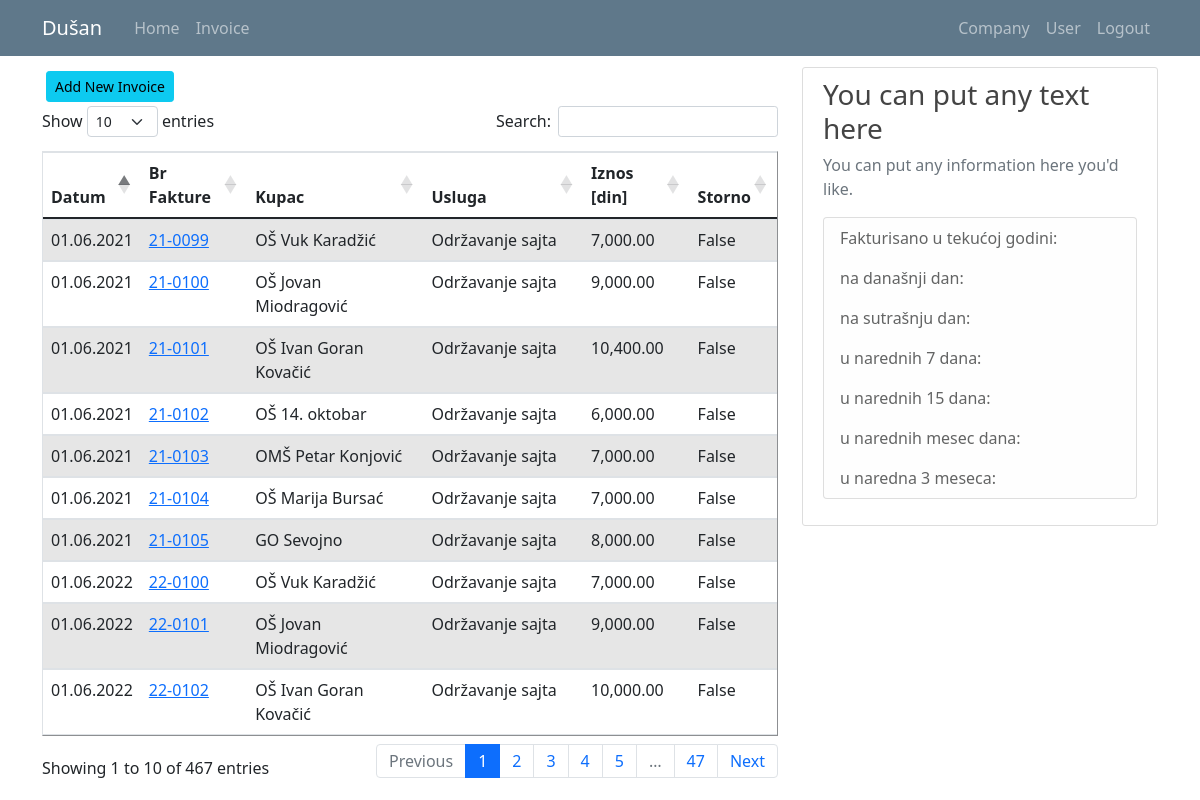
Screenshot of /invoice_list (signed in) with the database file from the repository.
### kpo/models.py (models this page shows, shortened)
class User(db.Model, UserMixin):
    id = db.Column(db.Integer, primary_key=True)
    email = db.Column(db.String(120), unique=True, nullable=False)
    password = db.Column(db.String(60), nullable = False)
    name = db.Column(db.String(20), unique=False, nullable=False)
    surname = db.Column(db.String(20), unique=False, nullable=False)
    workplace = db.Column(db.String(20), unique=False, nullable=False)
    authorization = db.Column(db.String(20), nullable = False) # ovde treba da budu tipovi korisnika: S_admin, C_admin, C_user
    gender = db.Column(db.String(1)) #(0, "srednji"), (1, "muški"), (2, "ženski")
    company_id = db.Column(db.Integer, db.ForeignKey('company.id'), nullable=True)
    invoices = db.relationship('Invoice', backref='invoice_user', lazy=True)

class Invoice(db.Model):
    id = db.Column(db.Integer, primary_key=True)
    date = db.Column(db.DateTime, nullable=False)
    invoice_number = db.Column(db.String(7), nullable=False)
    customer = db.Column(db.String(70), nullable=False)
    service = db.Column(db.String(70), nullable=True) #usluga
    amount = db.Column(db.Integer, nullable=False)
    company_id = db.Column(db.Integer, db.ForeignKey('company.id'), nullable=True)
    user_id = db.Column(db.Integer, db.ForeignKey('user.id'), nullable=True)
    cancelled = db.Column(db.Boolean(), default=False, nullable=False)

### kpo/invoices/routes.py (the view)
@invoices.route("/invoice_list")
def invoice_list():
    if not current_user.is_authenticated:
        flash('You have to be logged in to access this page', 'danger')
        return redirect(url_for('users.login'))
    elif current_user.authorization != 's_admin' and current_user.authorization != 'c_admin':
        abort(403)
    invoices = Invoice.query.all()
    return render_template('invoice_list.html', title='Invoices', invoices=invoices)

### kpo/models.py (called while the page is built)
@login_manager.user_loader
def load_user(user_id):
    return User.query.get(int(user_id))

### kpo/templates/invoice_list.html (shortened to what this page needs)
{% extends "layout.html" %}
{% block content %}
{% if current_user.authorization != 'c_user' %}
  <a class="btn btn-info btn-sm m-1" href="{{ url_for('invoices.register_i') }}">Add New Invoice</a>
{% endif %}
<table id="data" border="1" class="table table-striped">
  {% if current_user.authorization == 's_admin' %}
    <thead>
      <tr>
        <th>Datum</th>
        <th>Br Fakture</th>
        <th>Kupac</th>
        <th>Usluga</th>
        <th>Iznos [din]</th>
        <th>Kompanija</th>
        <th>Korinik</th>
        <th>Storno</th>
      </tr>
    </thead>
    <tbody>
      {% for invoice in invoices %}
        <tr>
          <td>{{ invoice.date.strftime("%d.%m.%Y") }}</td>
          <td><a class="mr-2" href="{{ url_for('invoices.invoice_profile', invoice_id=invoice.id) }}" title="Edit Invoice">{{ invoice.invoice_number }}</a></td>
          <td>{{ invoice.customer }}</td>
          <td>{{ invoice.service }}</td>
          <td>{{ '{:,.2f}'.format(invoice.amount) }}</td>
          <td>{{ invoice.invoice_company.companyname }}</td>
          <td>{{ invoice.invoice_user.name }} {{ invoice.invoice_user.surname }}</td>
          <td>{{ invoice.cancelled }}</td>
      {% endfor %}
    </tbody>
  {% elif current_user.authorization == 'c_admin' %}
    <thead>
      <tr>
        <th>Datum</th>
        <th>Br Fakture</th>
        <th>Kupac</th>
        <th>Usluga</th>
        <th>Iznos [din]</th>
        <th>Storno</th>
      </tr>
    </thead>
    <tbody>
      {% for invoice in invoices %}
        {% if invoice.invoice_company.id == current_user.user_company.id %}
          <tr>
            <td>{{ invoice.date.strftime("%d.%m.%Y") }}</td>
            <td><a class="mr-2" href="{{ url_for('invoices.invoice_profile', invoice_id=invoice.id) }}" title="Edit Invoice">{{ invoice.invoice_number }}</a></td>
            <td>{{ invoice.customer }}</td>
            <td>{{ invoice.service }}</td>
            <td>{{ '{:,.2f}'.format(invoice.amount) }}</td>
            <td>{{ invoice.cancelled }}</td>
          </tr>
        {% endif %}
      {% endfor %}
    </tbody>
  {% endif %}
</table>
{% endblock content%}

### kpo/templates/layout.html (shortened to what this page needs)
<!doctype html>
<html lang="en">
  <head>
    <link rel="stylesheet" href="https://cdn.jsdelivr.net/npm/bootstrap@4.3.1/dist/css/bootstrap.min.css">
    <link rel="stylesheet" type="text/css" href="{{ url_for('static', filename='main.css') }}">
    <link href="https://cdn.jsdelivr.net/npm/bootstrap@5.0.1/dist/css/bootstrap.min.css" rel="stylesheet">
    <link rel="stylesheet" type="text/css" href="https://cdn.datatables.net/1.10.25/css/dataTables.bootstrap5.css">
  </head>
  <body>
    <header class="site-header">
      <nav class="navbar navbar-expand-md navbar-dark bg-steel fixed-top">
        <div class="container">
          <a class="navbar-brand mr-4" href="/">{{ current_user.name }}</a>
          <div class="collapse navbar-collapse" id="navbarToggle">
            <div class="navbar-nav mr-auto">
              {% if current_user.is_authenticated %}
                <a class="nav-item nav-link" href="{{ url_for('main.home') }}">Home</a>
                <a class="nav-item nav-link" href="{{ url_for('invoices.invoice_list') }}">Invoice</a>
              {% else %}
                <a class="nav-item nav-link" href="{{ url_for('main.home') }}">Home</a>
                <a class="nav-item nav-link" href="{{ url_for('main.about') }}">About</a>
              {% endif %}
            </div>
            <div class="navbar-nav">
              {% if current_user.is_authenticated %}
                {% if current_user.authorization == 's_admin' %}
                  <a class="nav-item nav-link" href="{{ url_for('companys.company_list') }}">Company</a>
                  <a class="nav-item nav-link" href="{{ url_for('users.user_list') }}">User</a>
                  <a class="nav-item nav-link" href="{{ url_for('users.logout') }}">Logout</a>
                {% elif current_user.authorization == 'c_admin'%}
                  <a class="nav-item nav-link" href="{{ url_for('companys.company_list') }}">Company</a>
                  <a class="nav-item nav-link" href="{{ url_for('users.user_list') }}">User</a>
                  <a class="nav-item nav-link" href="{{ url_for('users.logout') }}">Logout</a>
                {% else %}
                  <a class="nav-item nav-link" href="{{ url_for('users.user_list') }}">User</a>
                  <a class="nav-item nav-link" href="{{ url_for('users.logout') }}">Logout</a>
                {% endif %}
              {% else %}
                <a class="nav-item nav-link" href="{{ url_for('users.login') }}">Login</a>
              {% endif %}
            </div>
          </div>
        </div>
      </nav>
    </header>
    <main role="main" class="container">
      <div class="row">
        <div class="col-md-8">
          {% block content %}{% endblock %}
        </div>
        <div class="col-md-4">
          <div class="content-section">
            <h3>You can put any text here</h3>
            <p class='text-muted'>You can put any information here you'd like.
              <ul class="list-group">
                <li class="list-group-item list-group-item-light">Fakturisano u tekućoj godini: </li>
                <li class="list-group-item list-group-item-light">na današnji dan: </li>
                <li class="list-group-item list-group-item-light">na sutrašnju dan: </li>
                <li class="list-group-item list-group-item-light">u narednih 7 dana: </li>
                <li class="list-group-item list-group-item-light">u narednih 15 dana: </li>
                <li class="list-group-item list-group-item-light">u narednih mesec dana: </li>
                <li class="list-group-item list-group-item-light">u naredna 3 meseca: </li>
              </ul>
            </p>
          </div>
        </div>
      </div>
    </main>
  </body>
</html>

### kpo/static/main.css (style rules this page uses)
body { background: #fafafa; color: #333333; margin-top: 5rem; }
h1, h2, h3, h4, h5, h6 { color: #444444; }
.bg-steel { background-color: #5f788a; }
.site-header .navbar-nav .nav-link { color: #cbd5db; }
.content-section { background: #ffffff; padding: 10px 20px; border: 1px solid #dddddd; border-radius: 3px; margin-bottom: 20px; }

### rows the page displays
User: name "Dušan"
Invoice: date "01.06.2021", invoice_number "21-0099", customer "OŠ Vuk Karadžić", service "Održavanje sajta", amount "7,000.00", cancelled "False"
Invoice: date "01.06.2021", invoice_number "21-0100", customer "OŠ Jovan Miodragović", service "Održavanje sajta", amount "9,000.00", cancelled "False"
Invoice: date "01.06.2021", invoice_number "21-0101", customer "OŠ Ivan Goran Kovačić", service "Održavanje sajta", amount "10,400.00", cancelled "False"
Invoice: date "01.06.2021", invoice_number "21-0102", customer "OŠ 14. oktobar", service "Održavanje sajta", amount "6,000.00", cancelled "False"
Invoice: date "01.06.2021", invoice_number "21-0103", customer "OMŠ Petar Konjović", service "Održavanje sajta", amount "7,000.00", cancelled "False"
Invoice: date "01.06.2021", invoice_number "21-0104", customer "OŠ Marija Bursać", service "Održavanje sajta", amount "7,000.00", cancelled "False"
Invoice: date "01.06.2021", invoice_number "21-0105", customer "GO Sevojno", service "Održavanje sajta", amount "8,000.00", cancelled "False"
Invoice: date "01.06.2022", invoice_number "22-0100", customer "OŠ Vuk Karadžić", service "Održavanje sajta", amount "7,000.00", cancelled "False"
Invoice: date "01.06.2022", invoice_number "22-0101", customer "OŠ Jovan Miodragović", service "Održavanje sajta", amount "9,000.00", cancelled "False"
Invoice: date "01.06.2022", invoice_number "22-0102", customer "OŠ Ivan Goran Kovačić", service "Održavanje sajta", amount "10,000.00", cancelled "False"
